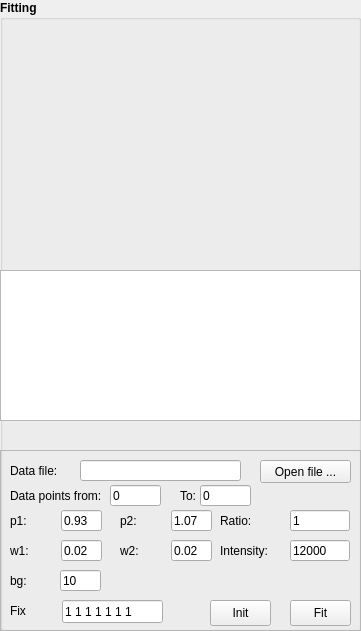
   <widget class="QGroupBox" name="groupBox_8">
    <property name="geometry">
     <rect>
      <x>930</x>
      <y>20</y>
      <width>361</width>
      <height>631</height>
     </rect>
    </property>
    <property name="font">
     <font>
      <weight>75</weight>
      <bold>true</bold>
     </font>
    </property>
    <property name="title">
     <string>Fitting</string>
    </property>
    <widget class="QWidget" name="fit_data_plot" native="true">
     <property name="geometry">
      <rect>
       <x>0</x>
       <y>20</y>
       <width>361</width>
       <height>241</height>
      </rect>
     </property>
     <property name="font">
      <font>
       <weight>50</weight>
       <bold>false</bold>
      </font>
     </property>
    </widget>
    <widget class="QPlainTextEdit" name="fit_output_text">
     <property name="enabled">
      <bool>true</bool>
     </property>
     <property name="geometry">
      <rect>
       <x>0</x>
       <y>270</y>
       <width>361</width>
       <height>151</height>
      </rect>
     </property>
     <property name="font">
      <font>
       <pointsize>8</pointsize>
       <weight>50</weight>
       <bold>false</bold>
      </font>
     </property>
     <property name="lineWrapMode">
      <enum>QPlainTextEdit::NoWrap</enum>
     </property>
    </widget>
    <widget class="QFrame" name="frame">
     <property name="geometry">
      <rect>
       <x>0</x>
       <y>450</y>
       <width>361</width>
       <height>181</height>
      </rect>
     </property>
     <property name="frameShape">
      <enum>QFrame::StyledPanel</enum>
     </property>
     <property name="frameShadow">
      <enum>QFrame::Sunken</enum>
     </property>
     <widget class="QLineEdit" name="fit_param_p1">
      <property name="geometry">
       <rect>
        <x>61</x>
        <y>60</y>
        <width>41</width>
        <height>21</height>
       </rect>
      </property>
      <property name="font">
       <font>
        <weight>50</weight>
        <bold>false</bold>
       </font>
      </property>
      <property name="text">
       <string>0.93</string>
      </property>
     </widget>
     <widget class="QLineEdit" name="fit_param_p2">
      <property name="geometry">
       <rect>
        <x>171</x>
        <y>60</y>
        <width>41</width>
        <height>21</height>
       </rect>
      </property>
      <property name="font">
       <font>
        <weight>50</weight>
        <bold>false</bold>
       </font>
      </property>
      <property name="text">
       <string>1.07</string>
      </property>
     </widget>
     <widget class="QLineEdit" name="fit_param_ratio">
      <property name="geometry">
       <rect>
        <x>290</x>
        <y>60</y>
        <width>60</width>
        <height>21</height>
       </rect>
      </property>
      <property name="font">
       <font>
        <weight>50</weight>
        <bold>false</bold>
       </font>
      </property>
      <property name="text">
       <string>1</string>
      </property>
     </widget>
     <widget class="QLineEdit" name="fit_param_w1">
      <property name="geometry">
       <rect>
        <x>61</x>
        <y>90</y>
        <width>41</width>
        <height>21</height>
       </rect>
      </property>
      <property name="font">
       <font>
        <weight>50</weight>
        <bold>false</bold>
       </font>
      </property>
      <property name="text">
       <string>0.02</string>
      </property>
     </widget>
     <widget class="QLineEdit" name="fit_param_w2">
      <property name="geometry">
       <rect>
        <x>171</x>
        <y>90</y>
        <width>41</width>
        <height>21</height>
       </rect>
      </property>
      <property name="font">
       <font>
        <weight>50</weight>
        <bold>false</bold>
       </font>
      </property>
      <property name="text">
       <string>0.02</string>
      </property>
     </widget>
     <widget class="QLineEdit" name="fit_param_int">
      <property name="geometry">
       <rect>
        <x>290</x>
        <y>90</y>
        <width>60</width>
        <height>21</height>
       </rect>
      </property>
      <property name="font">
       <font>
        <weight>50</weight>
        <bold>false</bold>
       </font>
      </property>
      <property name="text">
       <string>12000</string>
      </property>
     </widget>
     <widget class="QLabel" name="label">
      <property name="geometry">
       <rect>
        <x>10</x>
        <y>60</y>
        <width>57</width>
        <height>21</height>
       </rect>
      </property>
      <property name="font">
       <font>
        <weight>50</weight>
        <bold>false</bold>
       </font>
      </property>
      <property name="text">
       <string>p1:</string>
      </property>
     </widget>
     <widget class="QLabel" name="label_3">
      <property name="geometry">
       <rect>
        <x>120</x>
        <y>60</y>
        <width>57</width>
        <height>21</height>
       </rect>
      </property>
      <property name="font">
       <font>
        <weight>50</weight>
        <bold>false</bold>
       </font>
      </property>
      <property name="text">
       <string>p2:</string>
      </property>
     </widget>
     <widget class="QLabel" name="label_4">
      <property name="geometry">
       <rect>
        <x>220</x>
        <y>60</y>
        <width>57</width>
        <height>21</height>
       </rect>
      </property>
      <property name="font">
       <font>
        <weight>50</weight>
        <bold>false</bold>
       </font>
      </property>
      <property name="text">
       <string>Ratio:</string>
      </property>
     </widget>
     <widget class="QLabel" name="label_5">
      <property name="geometry">
       <rect>
        <x>10</x>
        <y>90</y>
        <width>41</width>
        <height>21</height>
       </rect>
      </property>
      <property name="font">
       <font>
        <weight>50</weight>
        <bold>false</bold>
       </font>
      </property>
      <property name="text">
       <string>w1:</string>
      </property>
     </widget>
     <widget class="QLabel" name="label_6">
      <property name="geometry">
       <rect>
        <x>120</x>
        <y>90</y>
        <width>31</width>
        <height>21</height>
       </rect>
      </property>
      <property name="font">
       <font>
        <weight>50</weight>
        <bold>false</bold>
       </font>
      </property>
      <property name="text">
       <string>w2:</string>
      </property>
     </widget>
     <widget class="QLabel" name="label_7">
      <property name="geometry">
       <rect>
        <x>220</x>
        <y>90</y>
        <width>57</width>
        <height>21</height>
       </rect>
      </property>
      <property name="font">
       <font>
        <weight>50</weight>
        <bold>false</bold>
       </font>
      </property>
      <property name="text">
       <string>Intensity:</string>
      </property>
     </widget>
     <widget class="QLineEdit" name="fit_filepath">
      <property name="geometry">
       <rect>
        <x>80</x>
        <y>10</y>
        <width>161</width>
        <height>21</height>
       </rect>
      </property>
      <property name="font">
       <font>
        <weight>50</weight>
        <bold>false</bold>
       </font>
      </property>
     </widget>
     <widget class="QLabel" name="label_8">
      <property name="geometry">
       <rect>
        <x>10</x>
        <y>10</y>
        <width>57</width>
        <height>21</height>
       </rect>
      </property>
      <property name="font">
       <font>
        <weight>50</weight>
        <bold>false</bold>
       </font>
      </property>
      <property name="text">
       <string>Data file:</string>
      </property>
     </widget>
     <widget class="QPushButton" name="fit_opendatafile">
      <property name="geometry">
       <rect>
        <x>260</x>
        <y>10</y>
        <width>91</width>
        <height>23</height>
       </rect>
      </property>
      <property name="font">
       <font>
        <weight>50</weight>
        <bold>false</bold>
       </font>
      </property>
      <property name="text">
       <string>Open file ...</string>
      </property>
     </widget>
     <widget class="QPushButton" name="fit_btn_init">
      <property name="geometry">
       <rect>
        <x>210</x>
        <y>150</y>
        <width>61</width>
        <height>26</height>
       </rect>
      </property>
      <property name="font">
       <font>
        <weight>50</weight>
        <bold>false</bold>
       </font>
      </property>
      <property name="text">
       <string>Init</string>
      </property>
     </widget>
     <widget class="QPushButton" name="fit_btn_fit">
      <property name="geometry">
       <rect>
        <x>290</x>
        <y>150</y>
        <width>61</width>
        <height>26</height>
       </rect>
      </property>
      <property name="font">
       <font>
        <weight>50</weight>
        <bold>false</bold>
       </font>
      </property>
      <property name="text">
       <string>Fit</string>
      </property>
     </widget>
     <widget class="QLineEdit" name="fit_param_bg">
      <property name="geometry">
       <rect>
        <x>60</x>
        <y>120</y>
        <width>41</width>
        <height>21</height>
       </rect>
      </property>
      <property name="font">
       <font>
        <weight>50</weight>
        <bold>false</bold>
       </font>
      </property>
      <property name="text">
       <string>10</string>
      </property>
     </widget>
     <widget class="QLabel" name="label_9">
      <property name="geometry">
       <rect>
        <x>10</x>
        <y>120</y>
        <width>57</width>
        <height>21</height>
       </rect>
      </property>
      <property name="font">
       <font>
        <weight>50</weight>
        <bold>false</bold>
       </font>
      </property>
      <property name="text">
       <string>bg:</string>
      </property>
     </widget>
     <widget class="QLineEdit" name="fit_param_fixed">
      <property name="geometry">
       <rect>
        <x>62</x>
        <y>150</y>
        <width>101</width>
        <height>23</height>
       </rect>
      </property>
      <property name="font">
       <font>
        <weight>50</weight>
        <bold>false</bold>
       </font>
      </property>
      <property name="text">
       <string>1 1 1 1 1 1 1</string>
      </property>
     </widget>
     <widget class="QLabel" name="label_13">
      <property name="geometry">
       <rect>
        <x>10</x>
        <y>150</y>
        <width>57</width>
        <height>21</height>
       </rect>
      </property>
      <property name="font">
       <font>
        <weight>50</weight>
        <bold>false</bold>
       </font>
      </property>
      <property name="text">
       <string>Fix</string>
      </property>
     </widget>
     <widget class="QLineEdit" name="fit_data_end">
      <property name="geometry">
       <rect>
        <x>200</x>
        <y>35</y>
        <width>51</width>
        <height>21</height>
       </rect>
      </property>
      <property name="font">
       <font>
        <weight>50</weight>
        <bold>false</bold>
       </font>
      </property>
      <property name="text">
       <string>0</string>
      </property>
     </widget>
     <widget class="QLineEdit" name="fit_data_start">
      <property name="geometry">
       <rect>
        <x>110</x>
        <y>35</y>
        <width>51</width>
        <height>21</height>
       </rect>
      </property>
      <property name="font">
       <font>
        <weight>50</weight>
        <bold>false</bold>
       </font>
      </property>
      <property name="text">
       <string>0</string>
      </property>
     </widget>
     <widget class="QLabel" name="label_12">
      <property name="geometry">
       <rect>
        <x>180</x>
        <y>35</y>
        <width>21</width>
        <height>21</height>
       </rect>
      </property>
      <property name="font">
       <font>
        <weight>50</weight>
        <bold>false</bold>
       </font>
      </property>
      <property name="text">
       <string>To:</string>
      </property>
     </widget>
     <widget class="QLabel" name="label_11">
      <property name="geometry">
       <rect>
        <x>10</x>
        <y>35</y>
        <width>101</width>
        <height>21</height>
       </rect>
      </property>
      <property name="font">
       <font>
        <weight>50</weight>
        <bold>false</bold>
       </font>
      </property>
      <property name="text">
       <string>Data points from:</string>
      </property>
     </widget>
    </widget>
   </widget>
